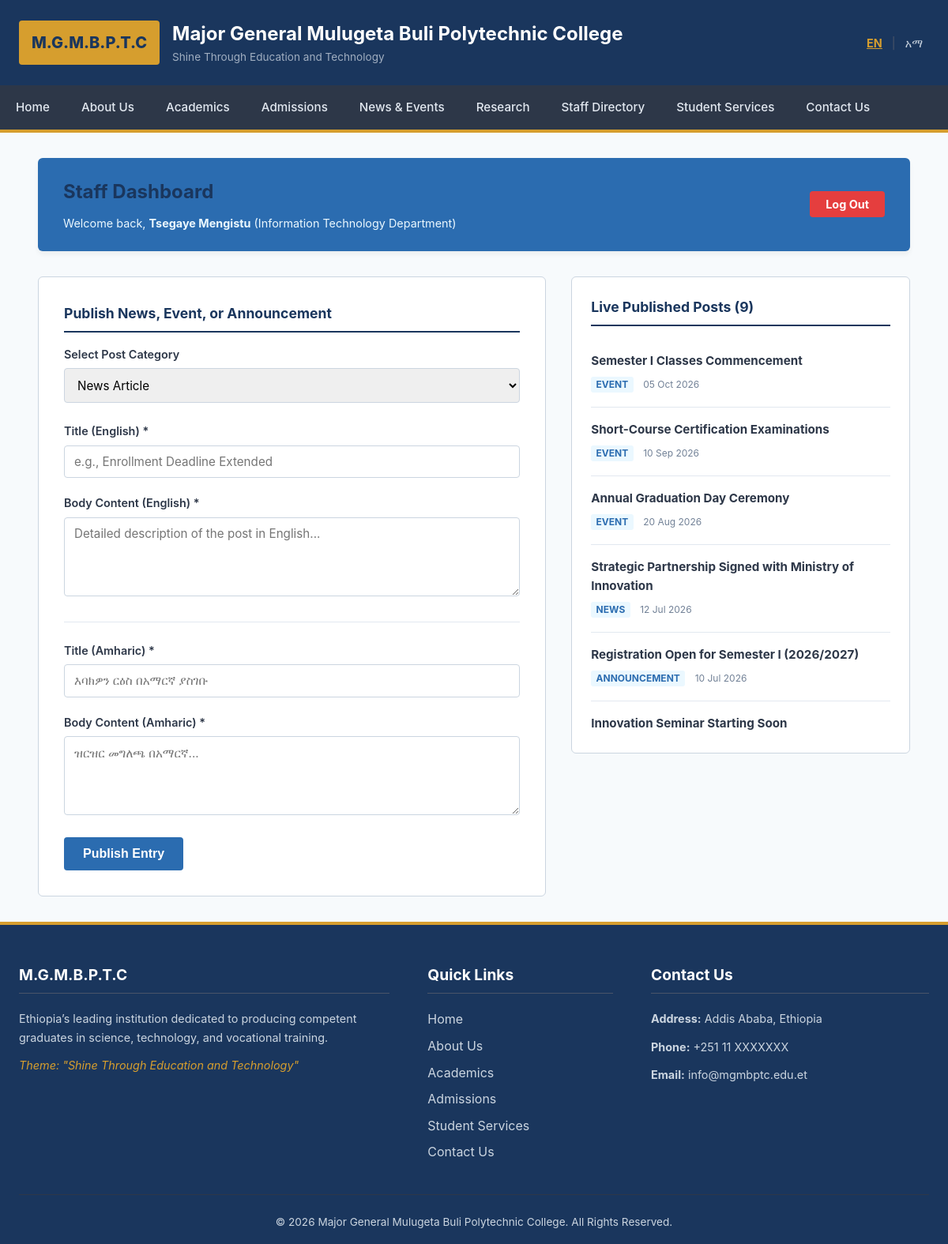
The app's page /staff_portal.php (signed in) with its own data.
### tables this page shows
CREATE TABLE IF NOT EXISTS `news_events` (
  `id` INT AUTO_INCREMENT PRIMARY KEY,
  `title_en` VARCHAR(255) NOT NULL,
  `title_am` VARCHAR(255) NOT NULL,
  `content_en` TEXT NOT NULL,
  `content_am` TEXT NOT NULL,
  `type` ENUM('news', 'event', 'announcement') NOT NULL,
  `date_posted` DATE NOT NULL,
  `created_at` TIMESTAMP DEFAULT CURRENT_TIMESTAMP
);

### staff_portal.php (the view, shortened to what this page needs)
<?php
require_once __DIR__ . '/includes/header.php';
require_once __DIR__ . '/includes/db.php';
$staff_name = $_SESSION['staff_name'];
$staff_dept = $_SESSION['staff_dept'];
$posts = [];
if ($pdo) {
    try {
        $posts = $pdo->query("SELECT * FROM news_events ORDER BY date_posted DESC")->fetchAll();
    } catch (\PDOException $e) {
    }
}
?>
<div class="staff-portal-container">
    <div class="portal-header">
        <div>
            <h2>Staff Dashboard</h2>
            <p>Welcome back, <strong><?php echo htmlspecialchars($staff_name); ?></strong> (<?php echo htmlspecialchars($staff_dept); ?> Department)</p>
        </div>
        <div>
            <a href="staff_logout.php" class="logout-btn">Log Out</a>
        </div>
    </div>
    <div class="dashboard-grid">
        <div class="card" style="background: #fff; border: 1px solid #cbd5e0; border-radius: 6px; padding: 2rem;">
            <h3 class="card-title">Publish News, Event, or Announcement</h3>
            <form method="POST" action="staff_portal.php">
                <div class="form-group-staff">
                    <label for="postType">Select Post Category</label>
                    <select id="postType" name="type" class="control-staff">
                        <option value="news">News Article</option>
                    </select>
                </div>
                <div class="form-group-staff" style="margin-top: 1.5rem;">
                    <label for="titleEn">Title (English) *</label>
                    <input type="text" id="titleEn" name="title_en" class="control-staff" placeholder="e.g., Enrollment Deadline Extended" required>
                </div>
                <div class="form-group-staff">
                    <label for="contentEn">Body Content (English) *</label>
                    <textarea id="contentEn" name="content_en" class="control-staff" placeholder="Detailed description of the post in English..." required></textarea>
                </div>
                <div class="form-group-staff" style="margin-top: 1.5rem; padding-top: 1.5rem; border-top: 1px solid #e2e8f0;">
                    <label for="titleAm">Title (Amharic) *</label>
                    <input type="text" id="titleAm" name="title_am" class="control-staff" placeholder="እባክዎን ርዕስ በአማርኛ ያስገቡ" required>
                </div>
                <div class="form-group-staff">
                    <label for="contentAm">Body Content (Amharic) *</label>
                    <textarea id="contentAm" name="content_am" class="control-staff" placeholder="ዝርዝር መግለጫ በአማርኛ..." required></textarea>
                </div>
                <button type="submit" name="submit_news" class="btn-submit-staff">Publish Entry</button>
            </form>
        </div>
        <div class="card" style="background: #fff; border: 1px solid #cbd5e0; border-radius: 6px; padding: 1.5rem; align-self: start;">
            <h3 class="card-title">Live Published Posts (<?php echo count($posts); ?>)</h3>
            <div class="post-list">
                <?php if (empty($posts)): ?>
                    <p style="color: #718096; font-style: italic; text-align: center; padding: 2rem;">No posts published yet.</p>
                <?php else: ?>
                    <?php foreach ($posts as $post): ?>
                        <div class="post-item">
                            <h4><?php echo htmlspecialchars($post['title_en']); ?></h4>
                            <span class="post-type"><?php echo $post['type']; ?></span>
                            <span class="post-date"><?php echo date('d M Y', strtotime($post['date_posted'])); ?></span>
                        </div>
                    <?php endforeach; ?>
                <?php endif; ?>
            </div>
        </div>
    </div>
</div>
<?php
require_once __DIR__ . '/includes/footer.php';
?>

### css/style.css (style rules this page uses)
:root { --primary-color: #1a365d; --accent-color: #d69e2e; --text-color: #2d3748; --bg-light: #f7fafc; --bg-white: #ffffff; --border-color: #cbd5e0; --font-stack: -apple-system, BlinkMacSystemFont, "Segoe UI", Roboto, Helvetica, Arial, sans-serif; --max-width: 1200px; }
* { margin: 0; padding: 0; box-sizing: border-box; }
body { font-family: var(--font-stack); color: var(--text-color); background-color: var(--bg-light); line-height: 1.6; }
a { color: var(--primary-color); text-decoration: none; }
h1, h2, h3, h4, h5, h6 { color: var(--primary-color); margin-bottom: 0.5rem; font-weight: 700; }
.card { background-color: var(--bg-white); border: 1px solid var(--border-color); padding: 1.5rem; border-radius: 6px; }
.card h3 { border-bottom: 2px solid var(--primary-color); padding-bottom: 0.5rem; margin-bottom: 1rem; }

### staff_portal.php (style rules this page uses)
.staff-portal-container { max-width: 1200px; margin: 2rem auto; padding: 0 1.5rem; }
.portal-header { display: flex; justify-content: space-between; align-items: center; margin-bottom: 2rem; background: #2b6cb0; color: #fff; padding: 1.5rem 2rem; border-radius: 6px; box-shadow: 0 4px 6px rgba(0,0,0,0.05); }
.portal-header h2 { font-size: 1.5rem; }
.portal-header p { font-size: 0.9rem; color: #ebf8ff; }
.logout-btn { background-color: #e53e3e; color: #fff; padding: 0.5rem 1.25rem; border-radius: 4px; font-weight: bold; text-decoration: none; font-size: 0.9rem; }
.dashboard-grid { display: grid; grid-template-columns: 3fr 2fr; gap: 2rem; }
.card-title { color: #1a365d; margin-bottom: 1.25rem; border-bottom: 2px solid #1a365d; padding-bottom: 0.5rem; font-size: 1.1rem; }
.form-group-staff { margin-bottom: 1.25rem; }
.form-group-staff label { display: block; font-weight: 600; margin-bottom: 0.4rem; font-size: 0.9rem; color: #2d3748; }
.control-staff { width: 100%; padding: 0.65rem 0.75rem; border: 1px solid #cbd5e0; border-radius: 4px; font-size: 0.95rem; font-family: inherit; }
textarea.control-staff { resize: vertical; min-height: 100px; }
.btn-submit-staff { background-color: #2b6cb0; color: #fff; padding: 0.75rem 1.5rem; border: none; border-radius: 4px; font-size: 1rem; font-weight: bold; cursor: pointer; }
.post-list { max-height: 500px; overflow-y: auto; }
.post-item { padding: 1rem 0; border-bottom: 1px solid #e2e8f0; }
.post-item h4 { color: #2d3748; font-size: 0.95rem; margin-bottom: 0.25rem; }
.post-item span.post-type { font-size: 0.75rem; text-transform: uppercase; font-weight: bold; padding: 0.15rem 0.4rem; border-radius: 3px; background-color: #ebf8ff; color: #2b6cb0; }
.post-item span.post-date { font-size: 0.75rem; color: #718096; margin-left: 0.5rem; }

### records on screen
news_events: title_en "Semester I Classes Commencement", type "EVENT", date_posted "05 Oct 2026"
news_events: title_en "Short-Course Certification Examinations", type "EVENT", date_posted "10 Sep 2026"
news_events: title_en "Annual Graduation Day Ceremony", type "EVENT", date_posted "20 Aug 2026"
news_events: title_en "Strategic Partnership Signed with Ministry of Innovation", type "NEWS", date_posted "12 Jul 2026"
news_events: title_en "Registration Open for Semester I (2026/2027)", type "ANNOUNCEMENT", date_posted "10 Jul 2026"
news_events: title_en "Innovation Seminar Starting Soon"

### other values on screen
__('college_name') "Major General Mulugeta Buli Polytechnic College"
__('motto') "Shine Through Education and Technology"
__('nav_home') "Home"
__('nav_about') "About Us"
__('nav_academics') "Academics"
__('nav_admission') "Admissions"
__('nav_news') "News & Events"
__('nav_research') "Research"
__('nav_staff') "Staff Directory"
__('nav_services') "Student Services"
__('nav_contact') "Contact Us"
$staff_name "Tsegaye Mengistu"
$staff_dept "Information Technology"
count($posts) "9"
__('college_short') "M.G.M.B.P.T.C"
